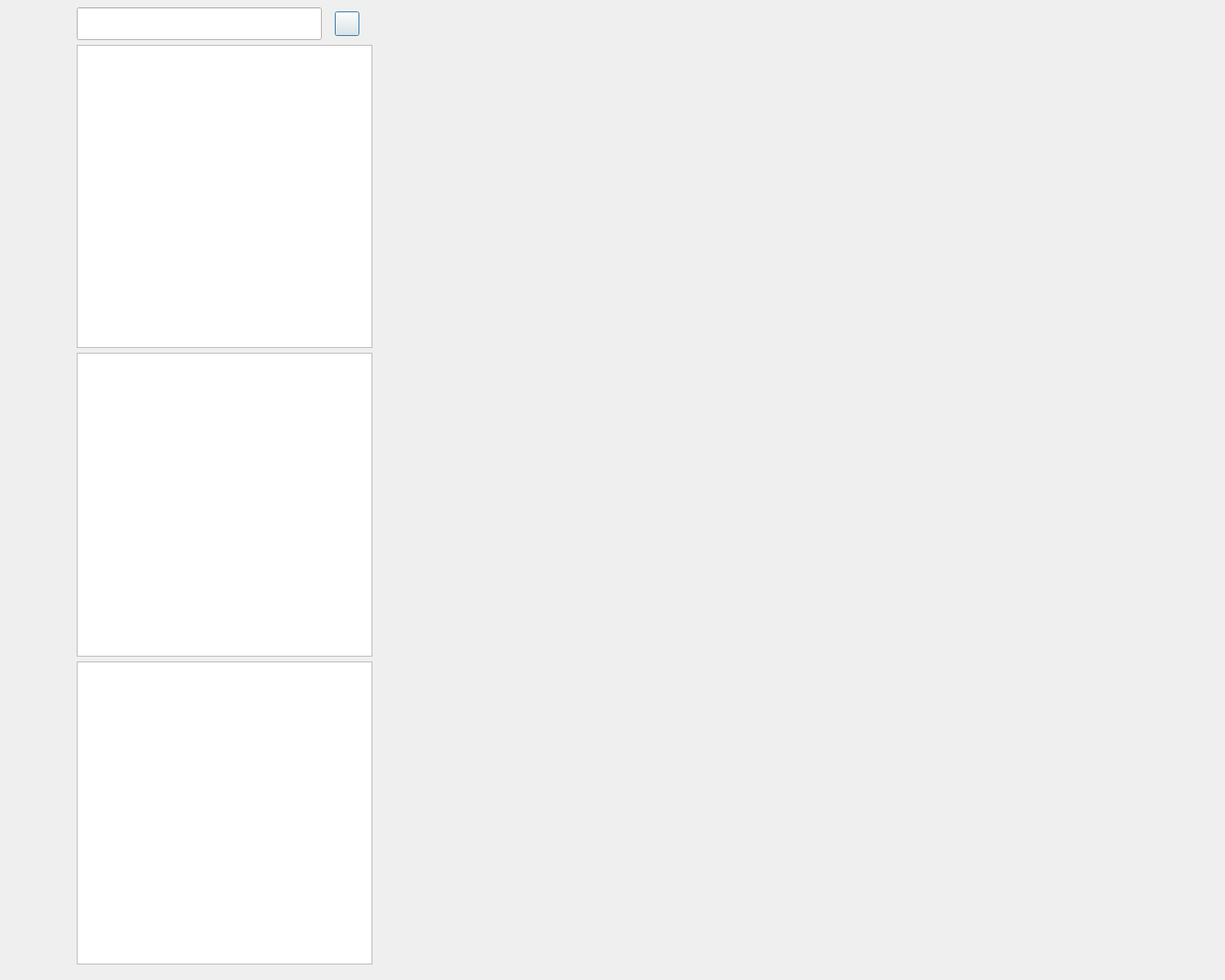
<?xml version="1.0" encoding="UTF-8"?>
<ui version="4.0">
 <class>ChatDialog</class>
 <widget class="QDialog" name="ChatDialog">
  <property name="geometry">
   <rect>
    <x>0</x>
    <y>0</y>
    <width>1500</width>
    <height>1200</height>
   </rect>
  </property>
  <property name="minimumSize">
   <size>
    <width>1500</width>
    <height>1200</height>
   </size>
  </property>
  <property name="windowTitle">
   <string>Dialog</string>
  </property>
  <layout class="QHBoxLayout" name="horizontalLayout">
   <property name="spacing">
    <number>0</number>
   </property>
   <property name="sizeConstraint">
    <enum>QLayout::SetMinimumSize</enum>
   </property>
   <property name="leftMargin">
    <number>0</number>
   </property>
   <property name="topMargin">
    <number>0</number>
   </property>
   <property name="rightMargin">
    <number>0</number>
   </property>
   <property name="bottomMargin">
    <number>10</number>
   </property>
   <item>
    <widget class="QWidget" name="sideBar" native="true">
     <property name="sizePolicy">
      <sizepolicy hsizetype="Fixed" vsizetype="Preferred">
       <horstretch>0</horstretch>
       <verstretch>0</verstretch>
      </sizepolicy>
     </property>
     <property name="minimumSize">
      <size>
       <width>85</width>
       <height>0</height>
      </size>
     </property>
     <property name="maximumSize">
      <size>
       <width>85</width>
       <height>16777215</height>
      </size>
     </property>
     <property name="layoutDirection">
      <enum>Qt::RightToLeft</enum>
     </property>
     <layout class="QVBoxLayout" name="verticalLayout_3">
      <item>
       <spacer name="verticalSpacer_3">
        <property name="orientation">
         <enum>Qt::Vertical</enum>
        </property>
        <property name="sizeType">
         <enum>QSizePolicy::Fixed</enum>
        </property>
        <property name="sizeHint" stdset="0">
         <size>
          <width>20</width>
          <height>40</height>
         </size>
        </property>
       </spacer>
      </item>
      <item>
       <widget class="QLabel" name="headLabel">
        <property name="minimumSize">
         <size>
          <width>60</width>
          <height>60</height>
         </size>
        </property>
        <property name="maximumSize">
         <size>
          <width>60</width>
          <height>60</height>
         </size>
        </property>
        <property name="text">
         <string/>
        </property>
        <property name="alignment">
         <set>Qt::AlignRight|Qt::AlignTrailing|Qt::AlignVCenter</set>
        </property>
       </widget>
      </item>
      <item>
       <spacer name="verticalSpacer">
        <property name="orientation">
         <enum>Qt::Vertical</enum>
        </property>
        <property name="sizeType">
         <enum>QSizePolicy::Fixed</enum>
        </property>
        <property name="sizeHint" stdset="0">
         <size>
          <width>20</width>
          <height>60</height>
         </size>
        </property>
       </spacer>
      </item>
      <item>
       <widget class="QWidget" name="sideWidget" native="true">
        <property name="minimumSize">
         <size>
          <width>60</width>
          <height>60</height>
         </size>
        </property>
        <property name="maximumSize">
         <size>
          <width>60</width>
          <height>10000</height>
         </size>
        </property>
        <property name="layoutDirection">
         <enum>Qt::RightToLeft</enum>
        </property>
        <layout class="QVBoxLayout" name="verticalLayout_2">
         <property name="spacing">
          <number>25</number>
         </property>
         <property name="leftMargin">
          <number>5</number>
         </property>
         <property name="topMargin">
          <number>0</number>
         </property>
         <property name="rightMargin">
          <number>5</number>
         </property>
         <property name="bottomMargin">
          <number>25</number>
         </property>
         <item>
          <widget class="StateWidget" name="messageLabel" native="true">
           <property name="minimumSize">
            <size>
             <width>50</width>
             <height>50</height>
            </size>
           </property>
           <property name="maximumSize">
            <size>
             <width>50</width>
             <height>50</height>
            </size>
           </property>
          </widget>
         </item>
         <item>
          <widget class="StateWidget" name="userLabel" native="true">
           <property name="minimumSize">
            <size>
             <width>50</width>
             <height>50</height>
            </size>
           </property>
           <property name="maximumSize">
            <size>
             <width>50</width>
             <height>50</height>
            </size>
           </property>
          </widget>
         </item>
         <item>
          <widget class="StateWidget" name="settingLabel" native="true">
           <property name="minimumSize">
            <size>
             <width>50</width>
             <height>50</height>
            </size>
           </property>
           <property name="maximumSize">
            <size>
             <width>50</width>
             <height>50</height>
            </size>
           </property>
          </widget>
         </item>
         <item>
          <spacer name="verticalSpacer_2">
           <property name="orientation">
            <enum>Qt::Vertical</enum>
           </property>
           <property name="sizeHint" stdset="0">
            <size>
             <width>20</width>
             <height>40</height>
            </size>
           </property>
          </spacer>
         </item>
        </layout>
       </widget>
      </item>
     </layout>
    </widget>
   </item>
   <item>
    <widget class="QWidget" name="userList" native="true">
     <property name="minimumSize">
      <size>
       <width>380</width>
       <height>0</height>
      </size>
     </property>
     <property name="maximumSize">
      <size>
       <width>380</width>
       <height>16777215</height>
      </size>
     </property>
     <layout class="QVBoxLayout" name="verticalLayout">
      <item>
       <widget class="QWidget" name="UserList" native="true">
        <property name="sizePolicy">
         <sizepolicy hsizetype="Fixed" vsizetype="Fixed">
          <horstretch>0</horstretch>
          <verstretch>0</verstretch>
         </sizepolicy>
        </property>
        <property name="minimumSize">
         <size>
          <width>100</width>
          <height>40</height>
         </size>
        </property>
        <property name="maximumSize">
         <size>
          <width>16777215</width>
          <height>50</height>
         </size>
        </property>
        <property name="font">
         <font>
          <pointsize>10</pointsize>
         </font>
        </property>
        <property name="contextMenuPolicy">
         <enum>Qt::DefaultContextMenu</enum>
        </property>
        <layout class="QHBoxLayout" name="horizontalLayout_5">
         <property name="leftMargin">
          <number>0</number>
         </property>
         <property name="topMargin">
          <number>0</number>
         </property>
         <property name="rightMargin">
          <number>0</number>
         </property>
         <property name="bottomMargin">
          <number>0</number>
         </property>
         <item>
          <widget class="CustomizeEdit" name="searchLineedit">
           <property name="minimumSize">
            <size>
             <width>300</width>
             <height>30</height>
            </size>
           </property>
           <property name="maximumSize">
            <size>
             <width>300</width>
             <height>40</height>
            </size>
           </property>
           <property name="font">
            <font>
             <pointsize>17</pointsize>
            </font>
           </property>
           <property name="cursor">
            <cursorShape>IBeamCursor</cursorShape>
           </property>
          </widget>
         </item>
         <item>
          <spacer name="horizontalSpacer_7">
           <property name="orientation">
            <enum>Qt::Horizontal</enum>
           </property>
           <property name="sizeType">
            <enum>QSizePolicy::Fixed</enum>
           </property>
           <property name="sizeHint" stdset="0">
            <size>
             <width>10</width>
             <height>20</height>
            </size>
           </property>
          </spacer>
         </item>
         <item>
          <widget class="QPushButton" name="searchButton">
           <property name="minimumSize">
            <size>
             <width>30</width>
             <height>30</height>
            </size>
           </property>
           <property name="maximumSize">
            <size>
             <width>30</width>
             <height>30</height>
            </size>
           </property>
           <property name="text">
            <string/>
           </property>
           <property name="icon">
            <iconset resource="rc.qrc">
             <normaloff>:/res/addFriend.jpg</normaloff>:/res/addFriend.jpg</iconset>
           </property>
          </widget>
         </item>
        </layout>
       </widget>
      </item>
      <item>
       <widget class="SearchList" name="searchList"/>
      </item>
      <item>
       <widget class="ContactUserList" name="connUserList"/>
      </item>
      <item>
       <widget class="ChatUserList" name="chatUserList"/>
      </item>
     </layout>
    </widget>
   </item>
   <item>
    <widget class="QStackedWidget" name="stackedWidget">
     <widget class="ChatInterface" name="Chat"/>
     <widget class="ApplyFriendPage" name="AddFriend"/>
     <widget class="SettingPage" name="Setting"/>
     <widget class="friendInfoInterface" name="friendInfo"/>
    </widget>
   </item>
  </layout>
 </widget>
 <customwidgets>
  <customwidget>
   <class>CustomizeEdit</class>
   <extends>QLineEdit</extends>
   <header>customizeedit.h</header>
  </customwidget>
  <customwidget>
   <class>ChatUserList</class>
   <extends>QListWidget</extends>
   <header>chatuserlist.h</header>
  </customwidget>
  <customwidget>
   <class>ChatInterface</class>
   <extends>QWidget</extends>
   <header>chatinterface.h</header>
   <container>1</container>
  </customwidget>
  <customwidget>
   <class>StateWidget</class>
   <extends>QWidget</extends>
   <header>statewidget.h</header>
   <container>1</container>
  </customwidget>
  <customwidget>
   <class>SearchList</class>
   <extends>QListWidget</extends>
   <header>searchlist.h</header>
  </customwidget>
  <customwidget>
   <class>ContactUserList</class>
   <extends>QListWidget</extends>
   <header>contactuserlist.h</header>
  </customwidget>
  <customwidget>
   <class>ApplyFriendPage</class>
   <extends>QWidget</extends>
   <header>applyfriendpage.h</header>
   <container>1</container>
  </customwidget>
  <customwidget>
   <class>friendInfoInterface</class>
   <extends>QWidget</extends>
   <header>friendinfointerface.h</header>
   <container>1</container>
  </customwidget>
  <customwidget>
   <class>SettingPage</class>
   <extends>QWidget</extends>
   <header location="global">settingpage.h</header>
   <container>1</container>
  </customwidget>
 </customwidgets>
 <resources>
  <include location="rc.qrc"/>
 </resources>
 <connections/>
</ui>
